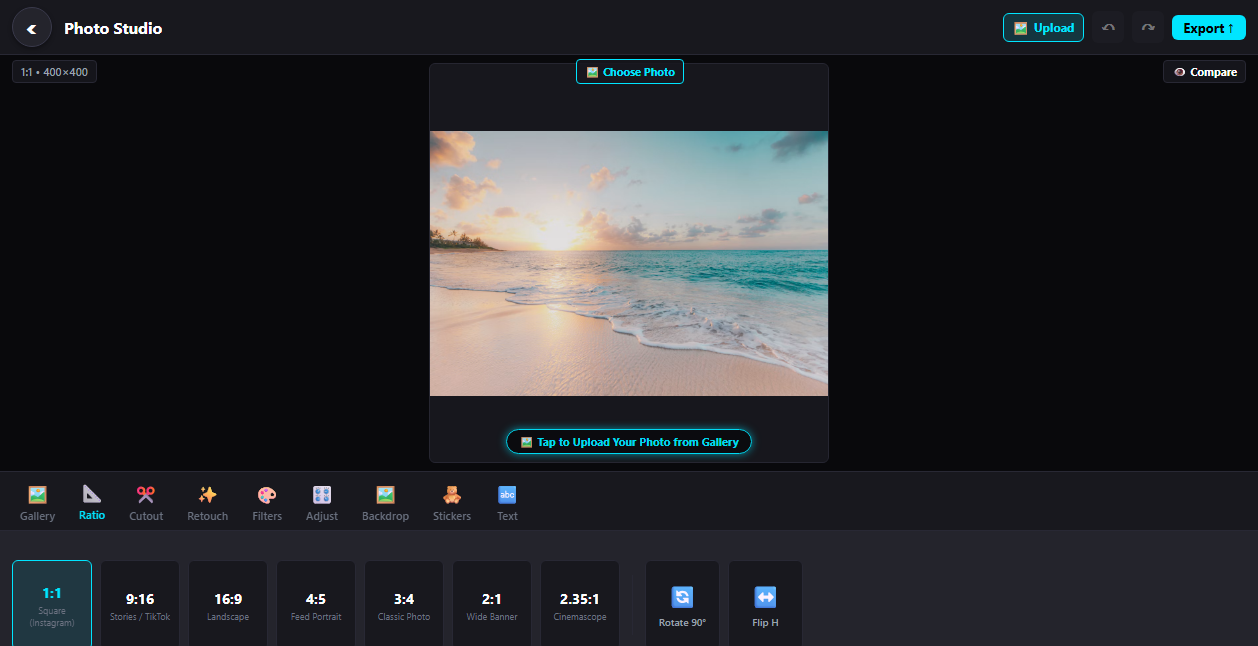
#> input picture photo_editor_verified.png, 1258 x 646 px
$ python -i ai_reframe.py   (imports and definitions only)   (older library calls are emulated)
#> lines starting #> are read from the running program, lines starting #| are printed output that depends on the picture
#> further down, picture is the input picture: shape (646, 1258, 3); mean B, G, R 44.7, 41, 39.6
"""
NovaCut AI Auto-Reframe Engine
Intelligent Subject Tracking & Aspect Ratio Conversion (16:9 Landscape -> 9:16 Vertical TikTok/Reels).
Tracks focal subject center and generates smooth pan & scan keyframe trajectories.
"""

from pathlib import Path
from typing import Dict, Any, List, Tuple
import cv2
import numpy as np


def compute_frame_focal_point(frame: np.ndarray) -> Tuple[float, float]:
    """
    Detects the visual center of attention in a single frame using
    gradient magnitude energy (saliency) and skin-tone/face weighting.
    Returns normalized coordinates (center_x, center_y) where [0.5, 0.5] is screen center.
    """
    h, w = frame.shape[:2]
#> h = 646; w = 1258
    gray = cv2.cvtColor(frame, cv2.COLOR_BGR2GRAY)
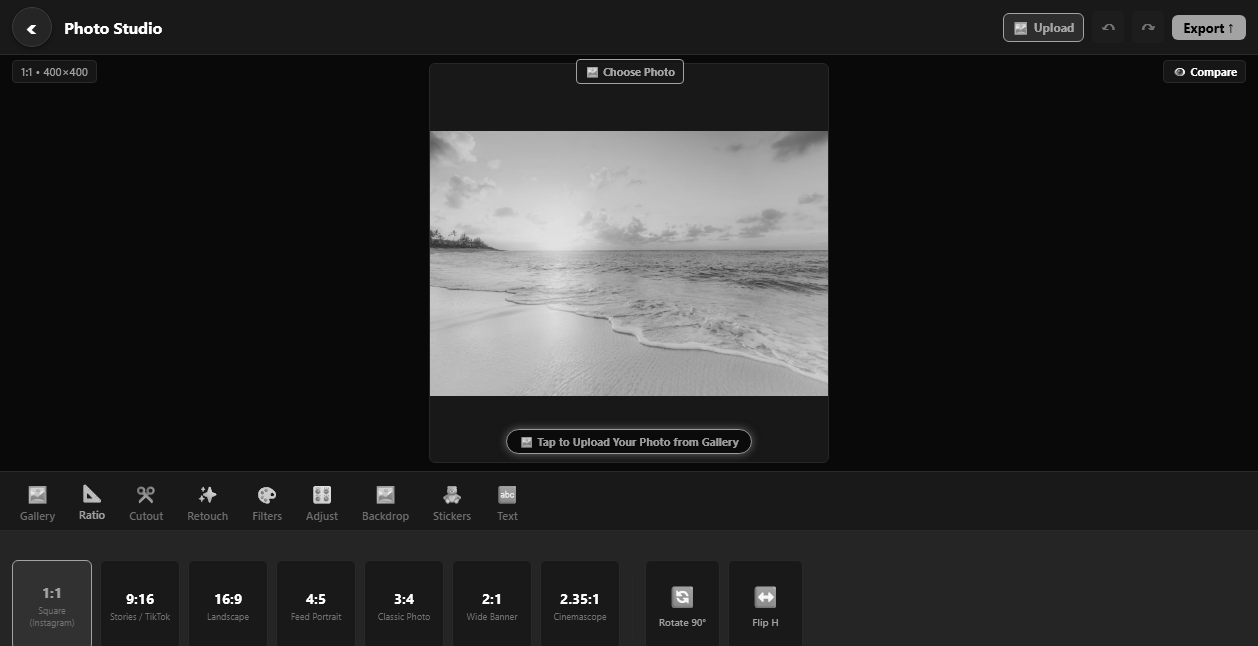
#> gray: shape (646, 1258); min 0, max 255, mean 40.9

    # Compute spatial gradients (Sobel filter for edge energy)
    gx = cv2.Sobel(gray, cv2.CV_32F, 1, 0, ksize=3)
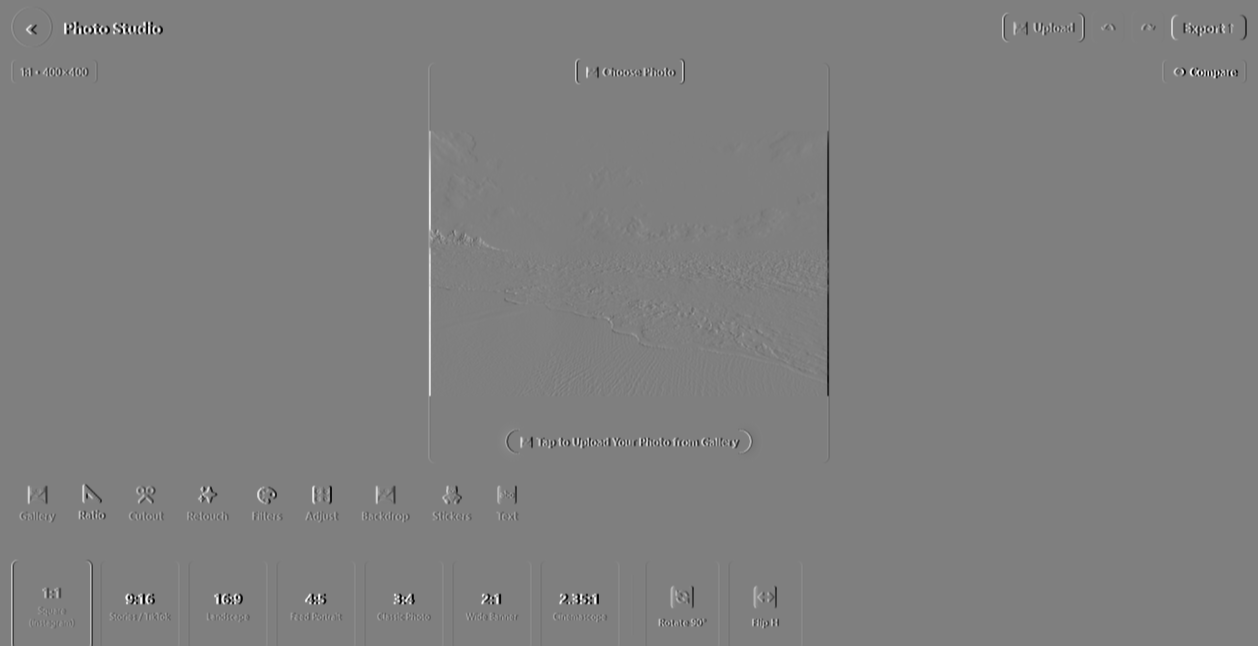
#> gx: shape (646, 1258) float32; min -932, max 930, mean 0; drawn with min black and max white
    gy = cv2.Sobel(gray, cv2.CV_32F, 0, 1, ksize=3)
    mag = cv2.magnitude(gx, gy)
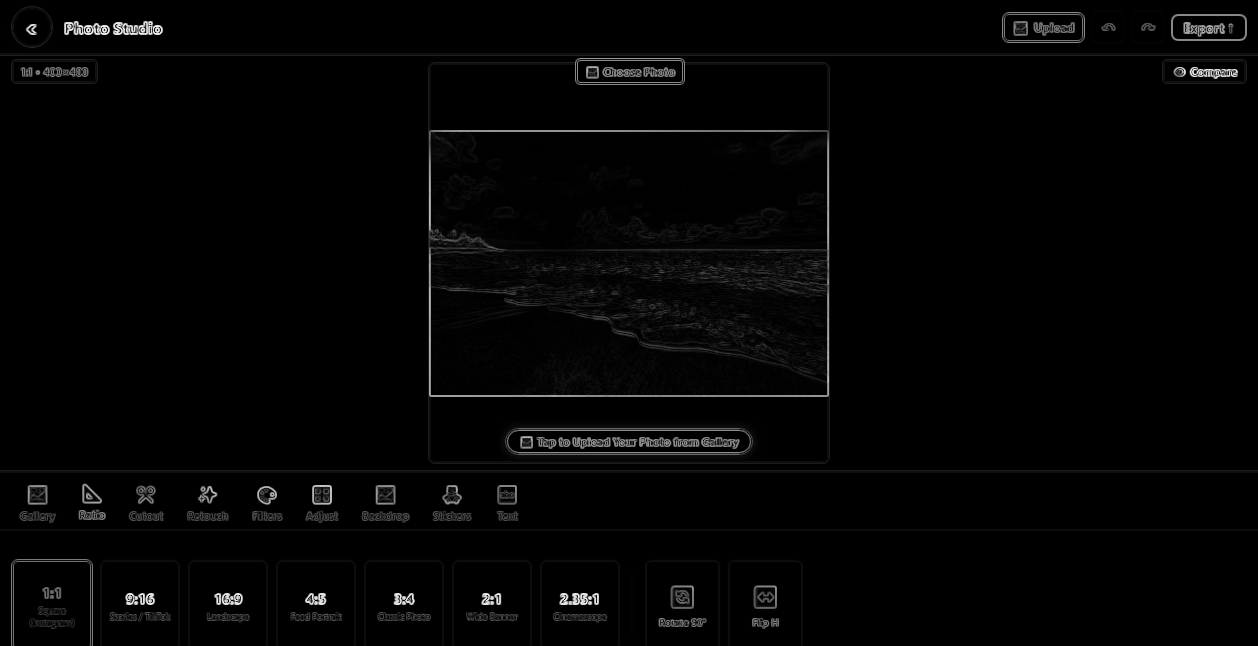
#> mag: shape (646, 1258) float32; min 0, max 1028.6, mean 16.6; drawn with min black and max white

    # Blur energy map to avoid pixel-level noise
    energy = cv2.GaussianBlur(mag, (21, 21), 0)
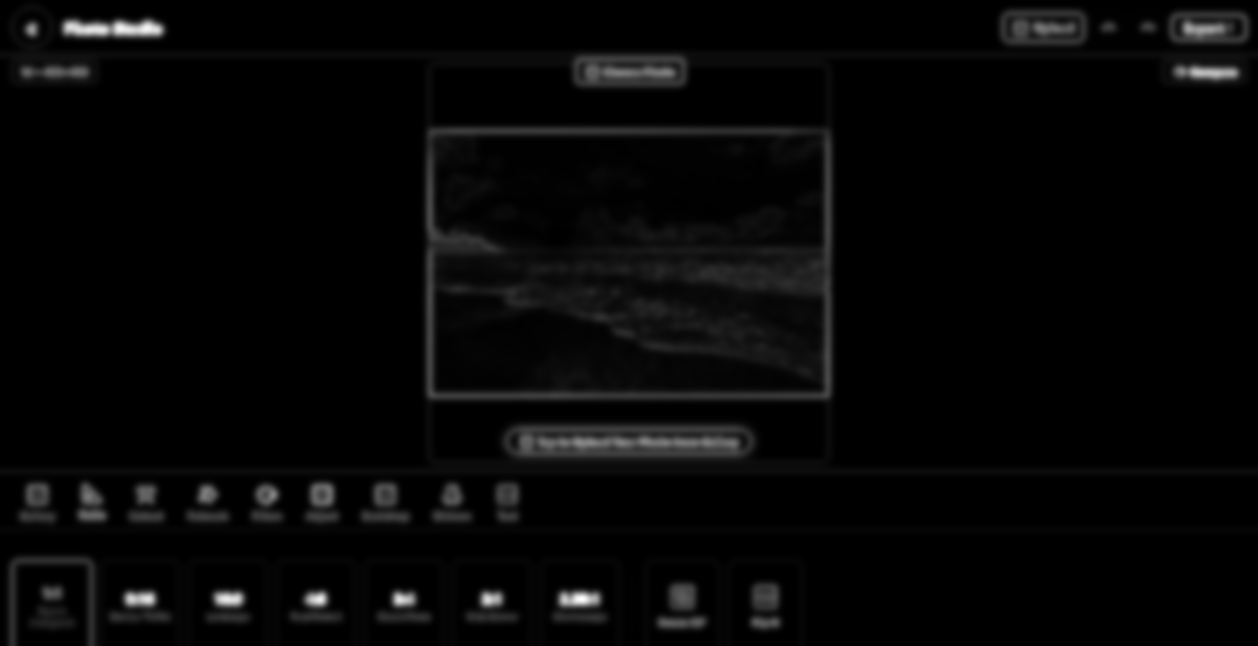
#> energy: shape (646, 1258) float32; min 0, max 627.4, mean 16.6; drawn with min black and max white

    # Center-prior weighting: human eyes and camera operators favor center
    y_coords, x_coords = np.mgrid[0:h, 0:w]
    center_weight = np.exp(-(((x_coords - w / 2) ** 2) / (2 * (w / 3) ** 2) + ((y_coords - h / 2) ** 2) / (2 * (h / 3) ** 2)))
    combined = energy * center_weight
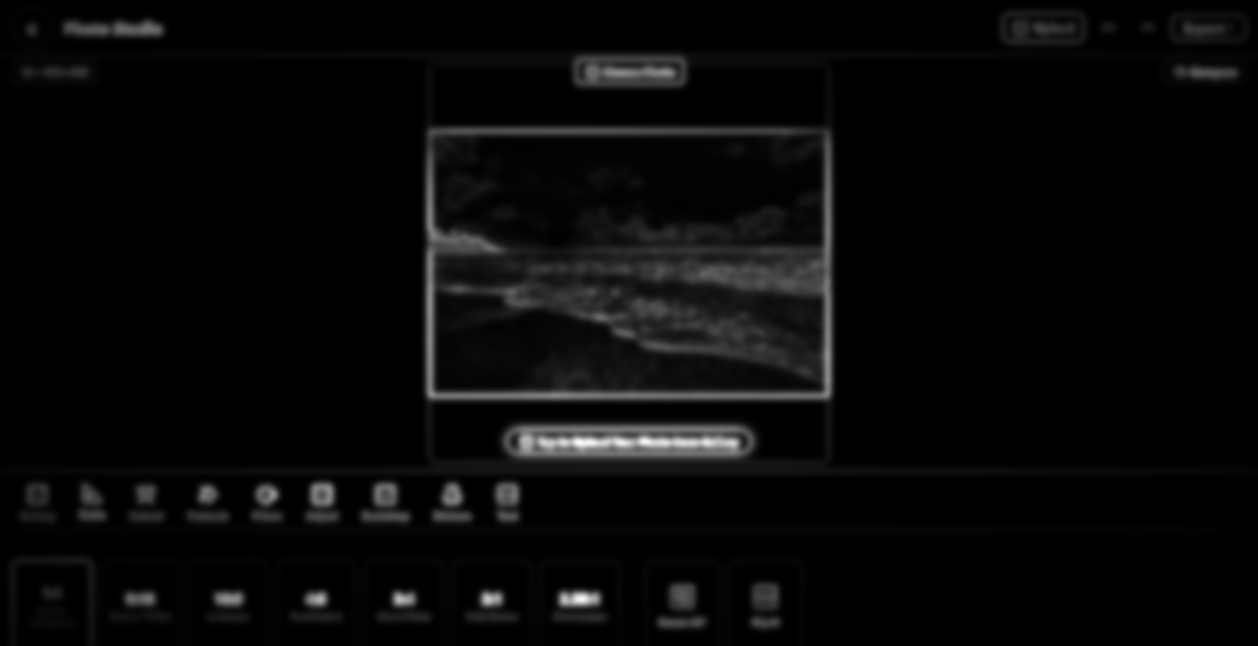
#> combined: shape (646, 1258) float64; min 0, max 286.6, mean 9.5; drawn with min black and max white

    total_energy = np.sum(combined)
#> total_energy = 7698819.4
    if total_energy > 0:
        focal_x = float(np.sum(x_coords * combined) / total_energy) / w
#> focal_x = 0.467
        focal_y = float(np.sum(y_coords * combined) / total_energy) / h
#> focal_y = 0.534
    else:
        focal_x, focal_y = 0.5, 0.5

    return focal_x, focal_y


# [100 lines left out: function calculate_smooth_reframe_keyframes, not called in this run]

>>> import cv2
>>> picture = cv2.imread('../photo_editor_verified.png')
>>> result = compute_frame_focal_point(picture)
#> result = (0.467, 0.534)
